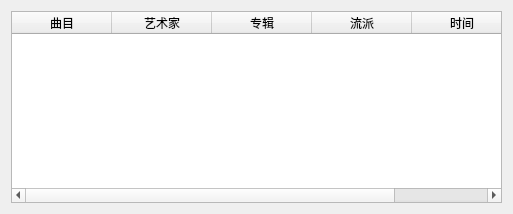
<?xml version="1.0" encoding="UTF-8"?>
<ui version="4.0">
 <class>PlayList</class>
 <widget class="QWidget" name="PlayList">
  <property name="geometry">
   <rect>
    <x>0</x>
    <y>0</y>
    <width>513</width>
    <height>210</height>
   </rect>
  </property>
  <property name="windowTitle">
   <string>Form</string>
  </property>
  <layout class="QHBoxLayout" name="horizontalLayout">
   <item>
    <widget class="QTableWidget" name="m_pMusicTable">
     <property name="sizePolicy">
      <sizepolicy hsizetype="Expanding" vsizetype="Fixed">
       <horstretch>0</horstretch>
       <verstretch>0</verstretch>
      </sizepolicy>
     </property>
     <column>
      <property name="text">
       <string>曲目</string>
      </property>
     </column>
     <column>
      <property name="text">
       <string>艺术家</string>
      </property>
     </column>
     <column>
      <property name="text">
       <string>专辑</string>
      </property>
     </column>
     <column>
      <property name="text">
       <string>流派</string>
      </property>
     </column>
     <column>
      <property name="text">
       <string>时间</string>
      </property>
     </column>
    </widget>
   </item>
  </layout>
 </widget>
 <resources/>
 <connections/>
</ui>
